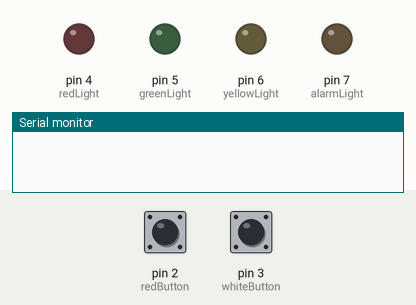
This sketch was run on a simulated Arduino Uno, built with avr-gcc and run on an emulated ATmega328P. Shown: output pins drawn as LEDs (lit = HIGH), the last lines printed to the serial monitor. The test bench sets the inputs (shaded band); at power-on: pin 2 (redButton) LOW, pin 3 (whiteButton) LOW.

Above: at 1.2 s.
1.3 s: pin 2 (redButton) pulled HIGH for 0.15 s
2.9 s: pin 3 (whiteButton) pulled HIGH for 0.15 s
At 3.3 s:
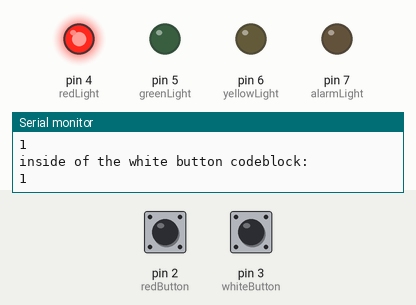
Timing chart, 0 to 5.9 s (numbered marks = the images above; inputs shaded):
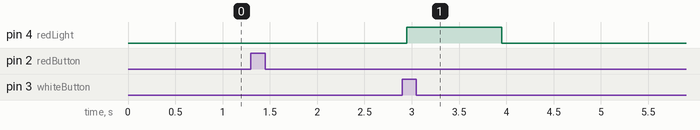

Measured:
- after the input at 2.9 s, pin 4 (redLight): LOW → HIGH after 0.05 s, → LOW 1.0 s later

The sketch:

binaryCounterDebounce.ino
```cpp
#define redButton 2
#define whiteButton 3
#define redLight 4
#define greenLight 5
#define yellowLight 6
#define alarmLight 7
int number = 0;

int buttonState;
int lastButtonState = LOW;
unsigned long lastDebounceTime = 0;


int whiteButtonState;
int whiteLastButtonState = LOW;
unsigned long whiteLastDebounceTime = 0;

unsigned long debounceDelay = 50;

void setup() {
  pinMode(redButton, INPUT);
  pinMode(whiteButton, INPUT);
  pinMode(redLight, OUTPUT);
  pinMode(greenLight, OUTPUT);
  pinMode(yellowLight, OUTPUT);
  pinMode(alarmLight, OUTPUT);
  Serial.begin(9600);
}

void loop() {
  //red button codeblock
  int reading = digitalRead(redButton);
  if(reading != lastButtonState){
    lastDebounceTime = millis();
  }
  if (millis() - lastDebounceTime > debounceDelay){
    if(reading != buttonState){
      buttonState = reading;
      if(buttonState == HIGH){
        number += 1;
        Serial.println("inside of the red button codeblock:");// to control the code
        Serial.println(number);
      }
    }
  }
  lastButtonState = reading;
  //white button codeblock
  int whiteReading = digitalRead(whiteButton);
  if(whiteReading != whiteLastButtonState){
    whiteLastDebounceTime = millis();
  }
  if((millis() - whiteLastDebounceTime) > debounceDelay){
    if(whiteReading != whiteButtonState){
      whiteButtonState = whiteReading;
      if(whiteButtonState == HIGH){
        Serial.println("inside of the white button codeblock:");// to control the code
        Serial.println(number);
        if(number == 0){
          digitalWrite(redLight,LOW);
          digitalWrite(greenLight,LOW);
          digitalWrite(yellowLight,LOW);
          delay(1000);
        }
        else if (number == 1){
          digitalWrite(redLight,HIGH);
          digitalWrite(greenLight,LOW);
          digitalWrite(yellowLight,LOW);
          delay(1000);
        }
        else if (number == 2){
          digitalWrite(redLight,LOW);
          digitalWrite(greenLight,HIGH);
          digitalWrite(yellowLight,LOW);
          delay(1000);
        }
        else if (number == 3){
          digitalWrite(redLight,HIGH);
          digitalWrite(greenLight,HIGH);
          digitalWrite(yellowLight,LOW);
          delay(1000);
        }
        else if (number == 4){
          digitalWrite(redLight,LOW);
          digitalWrite(greenLight,LOW);
          digitalWrite(yellowLight,HIGH);
          delay(1000);
        }
        else if (number == 5){
          digitalWrite(redLight,HIGH);
          digitalWrite(greenLight,LOW);
          digitalWrite(yellowLight,HIGH);
          delay(1000);
        }
        else if (number == 6){
          digitalWrite(redLight,LOW);
          digitalWrite(greenLight,HIGH);
          digitalWrite(yellowLight,HIGH);
          delay(1000);
        }
        else if (number == 7){
          digitalWrite(redLight,HIGH);
          digitalWrite(greenLight,HIGH);
          digitalWrite(yellowLight,HIGH);
          delay(1000);
        }
        else{
          digitalWrite(alarmLight,HIGH);
          delay(500);
          digitalWrite(alarmLight,LOW);
          number = 0;
        }
        digitalWrite(redLight,LOW);
        digitalWrite(greenLight,LOW);
        digitalWrite(yellowLight,LOW);
        number = 0;
      }
    }
  }
  whiteLastButtonState = whiteReading;


}
```
